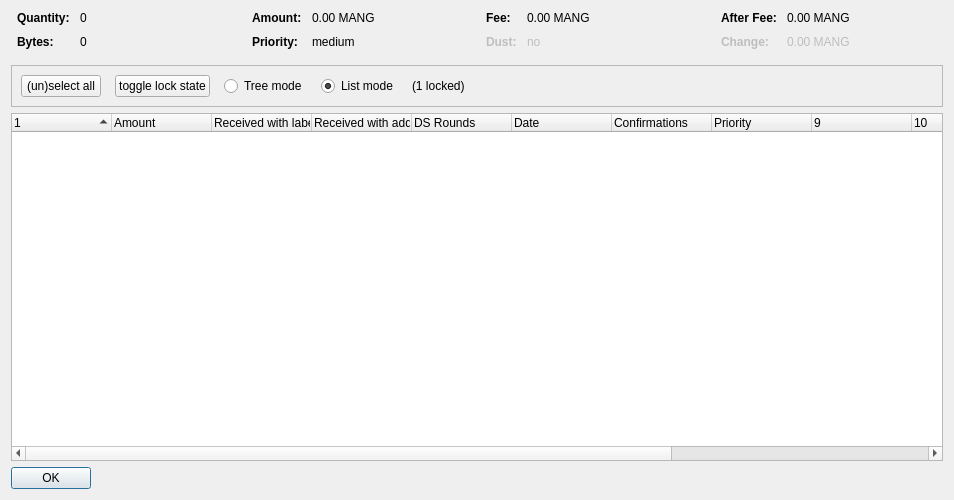
<?xml version="1.0" encoding="UTF-8"?>
<ui version="4.0">
 <class>CoinControlDialog</class>
 <widget class="QDialog" name="CoinControlDialog">
  <property name="geometry">
   <rect>
    <x>0</x>
    <y>0</y>
    <width>954</width>
    <height>500</height>
   </rect>
  </property>
  <property name="windowTitle">
   <string>Coin Selection</string>
  </property>
  <layout class="QVBoxLayout" name="verticalLayout">
   <item>
    <layout class="QHBoxLayout" name="horizontalLayoutTop" stretch="0,0,0,0">
     <property name="topMargin">
      <number>0</number>
     </property>
     <property name="bottomMargin">
      <number>10</number>
     </property>
     <item>
      <layout class="QFormLayout" name="formLayoutCoinControl1">
       <property name="horizontalSpacing">
        <number>10</number>
       </property>
       <property name="verticalSpacing">
        <number>10</number>
       </property>
       <property name="leftMargin">
        <number>6</number>
       </property>
       <property name="rightMargin">
        <number>6</number>
       </property>
       <item row="0" column="0">
        <widget class="QLabel" name="labelCoinControlQuantityText">
         <property name="font">
          <font>
           <weight>75</weight>
           <bold>true</bold>
          </font>
         </property>
         <property name="text">
          <string>Quantity:</string>
         </property>
        </widget>
       </item>
       <item row="0" column="1">
        <widget class="QLabel" name="labelCoinControlQuantity">
         <property name="cursor">
          <cursorShape>IBeamCursor</cursorShape>
         </property>
         <property name="contextMenuPolicy">
          <enum>Qt::ActionsContextMenu</enum>
         </property>
         <property name="text">
          <string notr="true">0</string>
         </property>
         <property name="textInteractionFlags">
          <set>Qt::LinksAccessibleByMouse|Qt::TextSelectableByKeyboard|Qt::TextSelectableByMouse</set>
         </property>
        </widget>
       </item>
       <item row="1" column="0">
        <widget class="QLabel" name="labelCoinControlBytesText">
         <property name="font">
          <font>
           <weight>75</weight>
           <bold>true</bold>
          </font>
         </property>
         <property name="text">
          <string>Bytes:</string>
         </property>
        </widget>
       </item>
       <item row="1" column="1">
        <widget class="QLabel" name="labelCoinControlBytes">
         <property name="cursor">
          <cursorShape>IBeamCursor</cursorShape>
         </property>
         <property name="contextMenuPolicy">
          <enum>Qt::ActionsContextMenu</enum>
         </property>
         <property name="text">
          <string notr="true">0</string>
         </property>
         <property name="textInteractionFlags">
          <set>Qt::LinksAccessibleByMouse|Qt::TextSelectableByKeyboard|Qt::TextSelectableByMouse</set>
         </property>
        </widget>
       </item>
      </layout>
     </item>
     <item>
      <layout class="QFormLayout" name="formLayoutCoinControl2">
       <property name="horizontalSpacing">
        <number>10</number>
       </property>
       <property name="verticalSpacing">
        <number>10</number>
       </property>
       <property name="leftMargin">
        <number>6</number>
       </property>
       <property name="rightMargin">
        <number>6</number>
       </property>
       <item row="0" column="0">
        <widget class="QLabel" name="labelCoinControlAmountText">
         <property name="font">
          <font>
           <weight>75</weight>
           <bold>true</bold>
          </font>
         </property>
         <property name="text">
          <string>Amount:</string>
         </property>
        </widget>
       </item>
       <item row="0" column="1">
        <widget class="QLabel" name="labelCoinControlAmount">
         <property name="cursor">
          <cursorShape>IBeamCursor</cursorShape>
         </property>
         <property name="contextMenuPolicy">
          <enum>Qt::ActionsContextMenu</enum>
         </property>
         <property name="text">
          <string notr="true">0.00 MANG</string>
         </property>
         <property name="textInteractionFlags">
          <set>Qt::LinksAccessibleByMouse|Qt::TextSelectableByKeyboard|Qt::TextSelectableByMouse</set>
         </property>
        </widget>
       </item>
       <item row="1" column="0">
        <widget class="QLabel" name="labelCoinControlPriorityText">
         <property name="font">
          <font>
           <weight>75</weight>
           <bold>true</bold>
          </font>
         </property>
         <property name="text">
          <string>Priority:</string>
         </property>
        </widget>
       </item>
       <item row="1" column="1">
        <widget class="QLabel" name="labelCoinControlPriority">
         <property name="cursor">
          <cursorShape>IBeamCursor</cursorShape>
         </property>
         <property name="contextMenuPolicy">
          <enum>Qt::ActionsContextMenu</enum>
         </property>
         <property name="text">
          <string>medium</string>
         </property>
         <property name="textInteractionFlags">
          <set>Qt::LinksAccessibleByMouse|Qt::TextSelectableByKeyboard|Qt::TextSelectableByMouse</set>
         </property>
        </widget>
       </item>
      </layout>
     </item>
     <item>
      <layout class="QFormLayout" name="formLayoutCoinControl3">
       <property name="horizontalSpacing">
        <number>10</number>
       </property>
       <property name="verticalSpacing">
        <number>10</number>
       </property>
       <property name="leftMargin">
        <number>6</number>
       </property>
       <property name="rightMargin">
        <number>6</number>
       </property>
       <item row="0" column="0">
        <widget class="QLabel" name="labelCoinControlFeeText">
         <property name="font">
          <font>
           <weight>75</weight>
           <bold>true</bold>
          </font>
         </property>
         <property name="text">
          <string>Fee:</string>
         </property>
        </widget>
       </item>
       <item row="0" column="1">
        <widget class="QLabel" name="labelCoinControlFee">
         <property name="cursor">
          <cursorShape>IBeamCursor</cursorShape>
         </property>
         <property name="contextMenuPolicy">
          <enum>Qt::ActionsContextMenu</enum>
         </property>
         <property name="text">
          <string notr="true">0.00 MANG</string>
         </property>
         <property name="textInteractionFlags">
          <set>Qt::LinksAccessibleByMouse|Qt::TextSelectableByKeyboard|Qt::TextSelectableByMouse</set>
         </property>
        </widget>
       </item>
       <item row="1" column="0">
        <widget class="QLabel" name="labelCoinControlLowOutputText">
         <property name="enabled">
          <bool>false</bool>
         </property>
         <property name="font">
          <font>
           <weight>75</weight>
           <bold>true</bold>
          </font>
         </property>
         <property name="text">
          <string>Dust:</string>
         </property>
        </widget>
       </item>
       <item row="1" column="1">
        <widget class="QLabel" name="labelCoinControlLowOutput">
         <property name="enabled">
          <bool>false</bool>
         </property>
         <property name="cursor">
          <cursorShape>IBeamCursor</cursorShape>
         </property>
         <property name="contextMenuPolicy">
          <enum>Qt::ActionsContextMenu</enum>
         </property>
         <property name="text">
          <string>no</string>
         </property>
         <property name="textInteractionFlags">
          <set>Qt::LinksAccessibleByMouse|Qt::TextSelectableByKeyboard|Qt::TextSelectableByMouse</set>
         </property>
        </widget>
       </item>
      </layout>
     </item>
     <item>
      <layout class="QFormLayout" name="formLayoutCoinControl4">
       <property name="horizontalSpacing">
        <number>10</number>
       </property>
       <property name="verticalSpacing">
        <number>10</number>
       </property>
       <property name="leftMargin">
        <number>6</number>
       </property>
       <property name="rightMargin">
        <number>6</number>
       </property>
       <item row="0" column="0">
        <widget class="QLabel" name="labelCoinControlAfterFeeText">
         <property name="font">
          <font>
           <weight>75</weight>
           <bold>true</bold>
          </font>
         </property>
         <property name="text">
          <string>After Fee:</string>
         </property>
        </widget>
       </item>
       <item row="0" column="1">
        <widget class="QLabel" name="labelCoinControlAfterFee">
         <property name="cursor">
          <cursorShape>IBeamCursor</cursorShape>
         </property>
         <property name="contextMenuPolicy">
          <enum>Qt::ActionsContextMenu</enum>
         </property>
         <property name="text">
          <string notr="true">0.00 MANG</string>
         </property>
         <property name="textInteractionFlags">
          <set>Qt::LinksAccessibleByMouse|Qt::TextSelectableByKeyboard|Qt::TextSelectableByMouse</set>
         </property>
        </widget>
       </item>
       <item row="1" column="0">
        <widget class="QLabel" name="labelCoinControlChangeText">
         <property name="enabled">
          <bool>false</bool>
         </property>
         <property name="font">
          <font>
           <weight>75</weight>
           <bold>true</bold>
          </font>
         </property>
         <property name="text">
          <string>Change:</string>
         </property>
        </widget>
       </item>
       <item row="1" column="1">
        <widget class="QLabel" name="labelCoinControlChange">
         <property name="enabled">
          <bool>false</bool>
         </property>
         <property name="cursor">
          <cursorShape>IBeamCursor</cursorShape>
         </property>
         <property name="contextMenuPolicy">
          <enum>Qt::ActionsContextMenu</enum>
         </property>
         <property name="text">
          <string notr="true">0.00 MANG</string>
         </property>
         <property name="textInteractionFlags">
          <set>Qt::LinksAccessibleByMouse|Qt::TextSelectableByKeyboard|Qt::TextSelectableByMouse</set>
         </property>
        </widget>
       </item>
      </layout>
     </item>
    </layout>
   </item>
   <item>
    <widget class="QFrame" name="frame">
     <property name="minimumSize">
      <size>
       <width>0</width>
       <height>40</height>
      </size>
     </property>
     <property name="frameShape">
      <enum>QFrame::StyledPanel</enum>
     </property>
     <property name="frameShadow">
      <enum>QFrame::Sunken</enum>
     </property>
     <layout class="QHBoxLayout" name="horizontalLayout">
      <item>
       <layout class="QHBoxLayout" name="horizontalLayoutPanel" stretch="0,0,0,0,0,0">
        <property name="spacing">
         <number>14</number>
        </property>
        <item>
         <widget class="QPushButton" name="pushButtonSelectAll">
          <property name="sizePolicy">
           <sizepolicy hsizetype="Maximum" vsizetype="Fixed">
            <horstretch>0</horstretch>
            <verstretch>0</verstretch>
           </sizepolicy>
          </property>
          <property name="text">
           <string>(un)select all</string>
          </property>
          <property name="autoDefault">
           <bool>false</bool>
          </property>
         </widget>
        </item>
        <item>
         <widget class="QPushButton" name="pushButtonToggleLock">
          <property name="sizePolicy">
           <sizepolicy hsizetype="Maximum" vsizetype="Fixed">
            <horstretch>0</horstretch>
            <verstretch>0</verstretch>
           </sizepolicy>
          </property>
          <property name="text">
           <string>toggle lock state</string>
          </property>
          <property name="autoDefault">
           <bool>false</bool>
          </property>
         </widget>
        </item>
        <item>
         <widget class="QRadioButton" name="radioTreeMode">
          <property name="sizePolicy">
           <sizepolicy hsizetype="Maximum" vsizetype="Fixed">
            <horstretch>0</horstretch>
            <verstretch>0</verstretch>
           </sizepolicy>
          </property>
          <property name="text">
           <string>Tree mode</string>
          </property>
         </widget>
        </item>
        <item>
         <widget class="QRadioButton" name="radioListMode">
          <property name="sizePolicy">
           <sizepolicy hsizetype="Maximum" vsizetype="Fixed">
            <horstretch>0</horstretch>
            <verstretch>0</verstretch>
           </sizepolicy>
          </property>
          <property name="text">
           <string>List mode</string>
          </property>
          <property name="checked">
           <bool>true</bool>
          </property>
         </widget>
        </item>
        <item>
         <widget class="QLabel" name="labelLocked">
          <property name="text">
           <string>(1 locked)</string>
          </property>
         </widget>
        </item>
        <item>
         <spacer name="horizontalSpacer">
          <property name="orientation">
           <enum>Qt::Horizontal</enum>
          </property>
          <property name="sizeHint" stdset="0">
           <size>
            <width>40</width>
            <height>20</height>
           </size>
          </property>
         </spacer>
        </item>
       </layout>
      </item>
     </layout>
    </widget>
   </item>
   <item>
    <widget class="CoinControlTreeWidget" name="treeWidget">
     <property name="contextMenuPolicy">
      <enum>Qt::CustomContextMenu</enum>
     </property>
     <property name="sortingEnabled">
      <bool>false</bool>
     </property>
     <property name="columnCount">
      <number>13</number>
     </property>
     <attribute name="headerShowSortIndicator" stdset="0">
      <bool>true</bool>
     </attribute>
     <attribute name="headerStretchLastSection">
      <bool>false</bool>
     </attribute>
     <column>
      <property name="text">
       <string/>
      </property>
     </column>
     <column>
      <property name="text">
       <string>Amount</string>
      </property>
     </column>
     <column>
      <property name="text">
       <string>Received with label</string>
      </property>
     </column>
     <column>
      <property name="text">
       <string>Received with address</string>
      </property>
     </column>
     <column>
      <property name="text">
       <string>DS Rounds</string>
      </property>
     </column>
     <column>
      <property name="text">
       <string>Date</string>
      </property>
     </column>
     <column>
      <property name="text">
       <string>Confirmations</string>
      </property>
      <property name="toolTip">
       <string>Confirmed</string>
      </property>
     </column>
     <column>
      <property name="text">
       <string>Priority</string>
      </property>
     </column>
     <column>
      <property name="text">
       <string/>
      </property>
     </column>
     <column>
      <property name="text">
       <string/>
      </property>
     </column>
     <column>
      <property name="text">
       <string/>
      </property>
     </column>
     <column>
      <property name="text">
       <string/>
      </property>
     </column>
     <column>
      <property name="text">
       <string/>
      </property>
     </column>
    </widget>
   </item>
   <item>
    <widget class="QDialogButtonBox" name="buttonBox">
     <property name="sizePolicy">
      <sizepolicy hsizetype="Maximum" vsizetype="Fixed">
       <horstretch>0</horstretch>
       <verstretch>0</verstretch>
      </sizepolicy>
     </property>
     <property name="orientation">
      <enum>Qt::Horizontal</enum>
     </property>
     <property name="standardButtons">
      <set>QDialogButtonBox::Ok</set>
     </property>
    </widget>
   </item>
  </layout>
 </widget>
 <customwidgets>
  <customwidget>
   <class>CoinControlTreeWidget</class>
   <extends>QTreeWidget</extends>
   <header>coincontroltreewidget.h</header>
  </customwidget>
 </customwidgets>
 <resources/>
 <connections/>
</ui>
